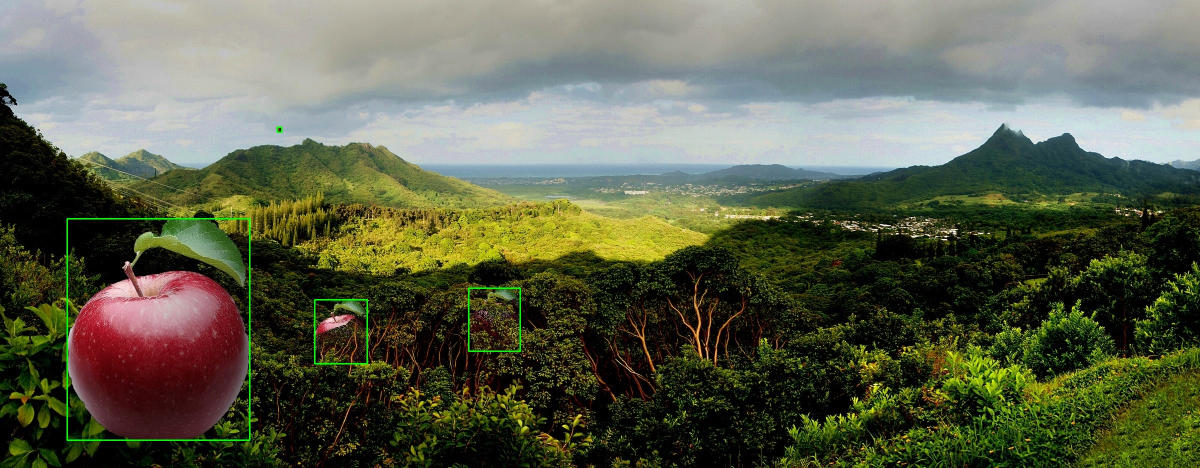
#> input picture images/great_depth.jpg, 2400 x 936 px (shown at 1/2 size)
$ python -i library.py   (imports and definitions only)
#> lines starting #> are read from the running program, lines starting #| are printed output that depends on the picture; after the words box and inside, x2 and y2 are one past the last pixel; in counts of white or black regions, pixels touching at a corner belong together

import random
import warnings

import cv2 as cv
import numpy as np
from PIL import Image
from xgboost import XGBRegressor

# [1 line not run here, left out]

# [28 lines left out: functions cropping_object, show, not called in this run]

def add_noise(img,iterations=1):
    """
    Adding random noise in image by turning some black

    Arguments : image (matrix), (optionnal) number of time we want to add noise
    Return : noised matrix
    """

    # Getting the dimensions of the image
    row , col = img.shape

    for i in range(iterations):
      number_of_pixels = random.randint(300 , 10000)
      for i in range(number_of_pixels):

          # Pick a random y coordinate
          y_coord=random.randint(0, row - 1)

          # Pick a random x coordinate
          x_coord=random.randint(0, col - 1)

          # Color that pixel to black
          img[y_coord][x_coord] = 0

    return img

# [20 lines left out: function extract, not called in this run]

def light_vectorization(image):
    """
    Create a vector that will be used to estimate where the light hit an object

    Argument : image (matrix)
    Return : starting point and ending point of the light vector
    """
#> called with image = '../images/great_depth.jpg'

    image = cv.imread(image,cv.IMREAD_GRAYSCALE)
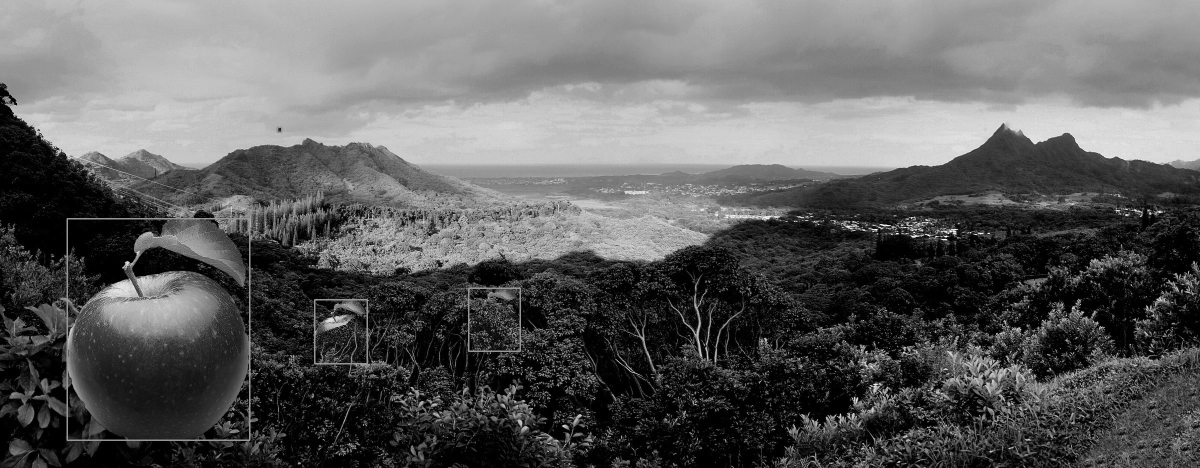
#> image: shape (936, 2400) (shown at 1/2 size); min 0, max 255, mean 93.9
    thresh = cv.threshold(image, 160, 255, cv.THRESH_BINARY)[1]
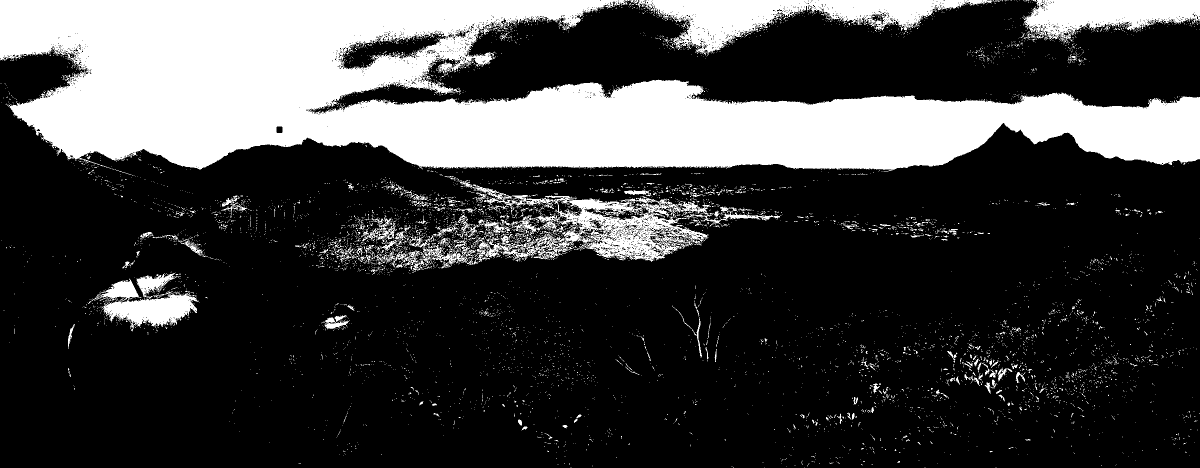
#> thresh: shape (936, 2400) (shown at 1/2 size); 25.6% white; 7170 white regions (6938 under 20 px), largest, box (x1, y1, x2, y2) and area: (0, 0, 2400, 344) 451406, (1276, 0, 1985, 111) 29173, (917, 360, 1560, 525) 27734
    thresh = add_noise(thresh, iterations=5)
#> after the loop in add_noise, `for i in range(iterations):`: img: shape (936, 2400); 25.3% white; 7211 white regions (6975 under 20 px), largest, box (x1, y1, x2, y2) and area: (0, 0, 2400, 344) 446453, (1276, 0, 1985, 111) 28862, (917, 360, 1417, 525) 25550
    thresh = thresh - cv.erode(thresh, None, iterations=1)
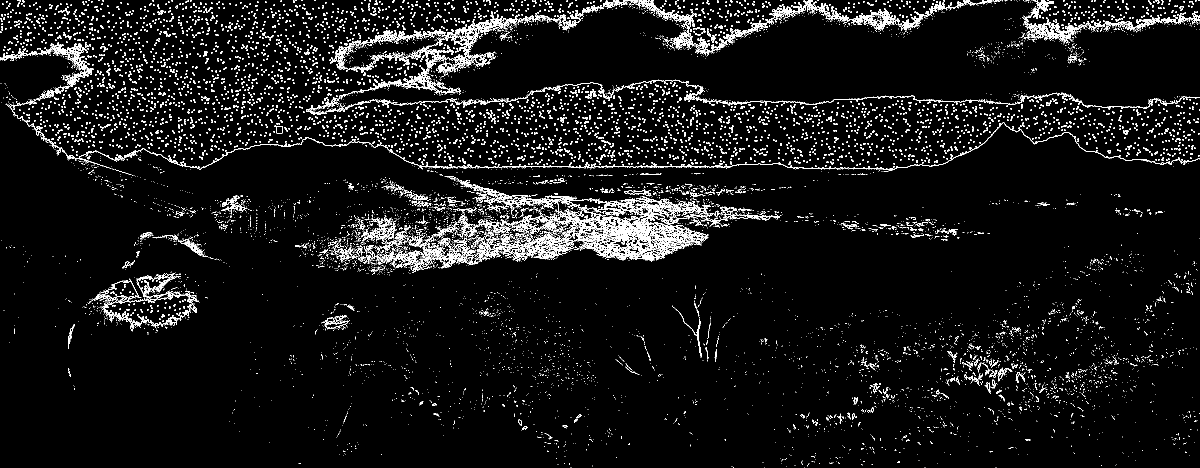
#> thresh: shape (936, 2400) (shown at 1/2 size); 5.6% white in thin lines or dots

    output = cv.connectedComponentsWithStats(thresh, cv.CV_32S)
    (numLabels, labels, stats, centroids) = output
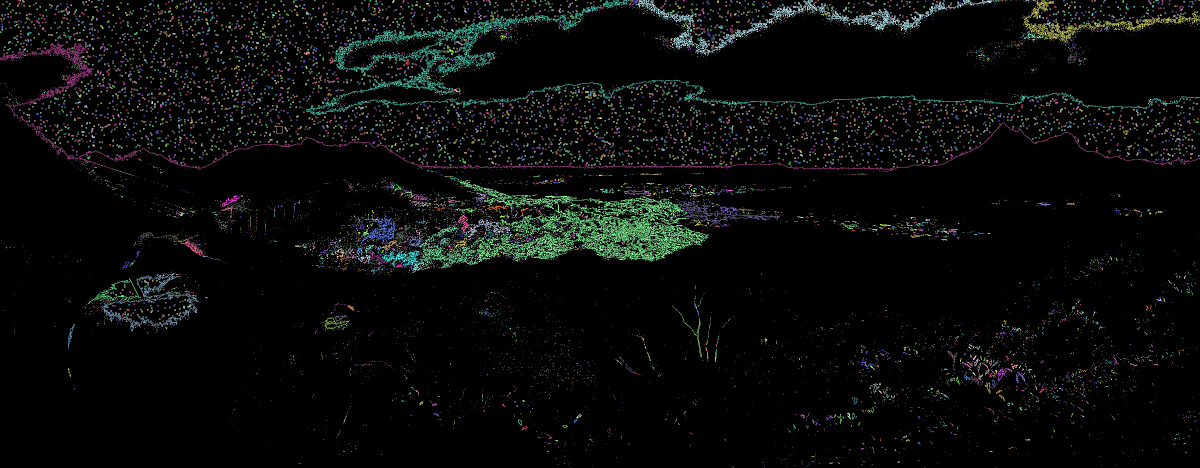
#> labels: shape (936, 2400) int32 (shown at 1/2 size); 11111 distinct labels, from 0 to 11110; one colour per label, 0 black
#> numLabels = 11111; centroids = 11111 pairs, first value 1 to 2399, second value 0 to 935

    centroids = centroids.astype(int)

    x = centroids[:,0].reshape(-1,1)
#> x = 11111 values, max 2399 at index 951, min 1 at index 1269, mean 1178.5
    y = centroids[:,1]
#> y = 11111 values, max 935 at index 11108, min 0 at index 1, mean 383.8
#> (the run stopped early here; a loop or call above may not have finished)

$ run again, on images/hidden_apple.jpg
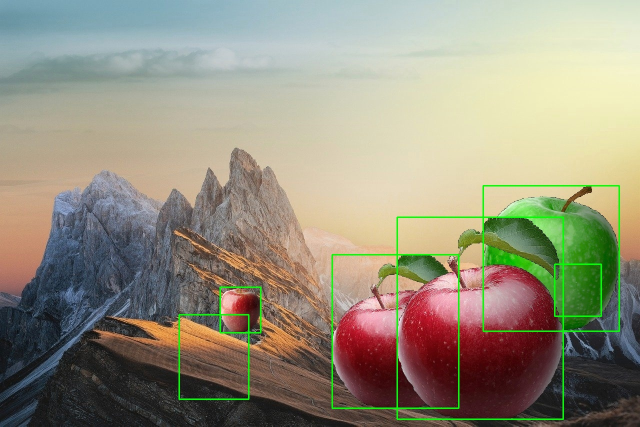
#> input picture images/hidden_apple.jpg, 1280 x 853 px (shown at 1/2 size)
#> in light_vectorization, `thresh = cv.threshold(image, 160, 255, cv.THRESH_BINARY)[1]`:
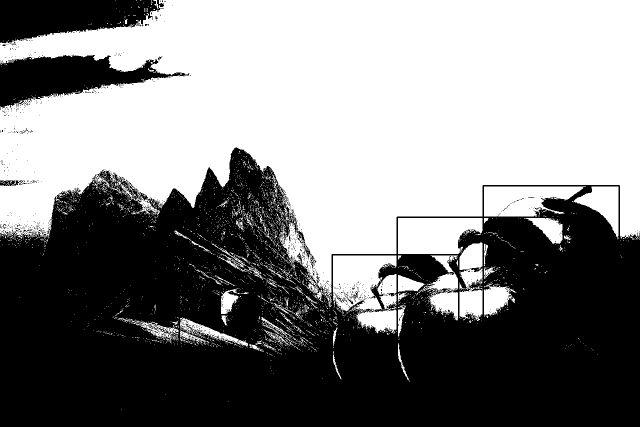
#> thresh: shape (853, 1280) (shown at 1/2 size); 51.3% white; 905 black regions (892 under 20 px), largest, box (x1, y1, x2, y2) and area: (0, 295, 1280, 853) 489421, (0, 109, 379, 216) 19633, (0, 0, 328, 87) 19440
#> in light_vectorization, `(numLabels, labels, stats, centroids) = output`:
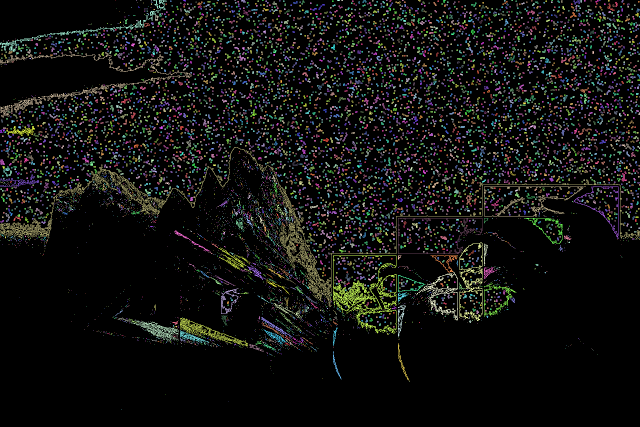
#> labels: shape (853, 1280) int32 (shown at 1/2 size); 8948 distinct labels, from 0 to 8947; one colour per label, 0 black
#> in light_vectorization, `(numLabels, labels, stats, centroids) = output`: numLabels = 8948; centroids = 8948 pairs, first value 0 to 1278.7, second value 0 to 818
#> in light_vectorization, `centroids = centroids.astype(int)`: centroids = 8948 pairs, first value 0 to 1278, second value 0 to 818
#> x = 8948 values, max 1278 at index 430, min 0 at index 5119, mean 640.6
#> y = 8948 values, max 818 at index 8947, min 0 at index 1, mean 323.7
